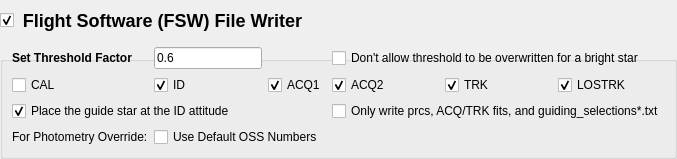
         <widget class="QGroupBox" name="groupBox_fileWriter">
          <property name="sizePolicy">
           <sizepolicy hsizetype="Minimum" vsizetype="Preferred">
            <horstretch>0</horstretch>
            <verstretch>0</verstretch>
           </sizepolicy>
          </property>
          <property name="styleSheet">
           <string notr="true">QGroupBox { font-size: 18px; font-weight: bold; margin-top: 35px } QGroupBox::title { top: -25px }</string>
          </property>
          <property name="title">
           <string>Flight Software (FSW) File Writer</string>
          </property>
          <property name="checkable">
           <bool>true</bool>
          </property>
          <layout class="QGridLayout" name="gridLayout_2">
           <item row="1" column="2">
            <widget class="QCheckBox" name="checkBox_ACQ1">
             <property name="toolTip">
              <string>Acquisition 1</string>
             </property>
             <property name="text">
              <string>ACQ1</string>
             </property>
             <property name="checked">
              <bool>true</bool>
             </property>
            </widget>
           </item>
           <item row="1" column="1">
            <widget class="QCheckBox" name="checkBox_ID">
             <property name="toolTip">
              <string>Identification</string>
             </property>
             <property name="text">
              <string>ID</string>
             </property>
             <property name="checked">
              <bool>true</bool>
             </property>
            </widget>
           </item>
           <item row="1" column="0">
            <widget class="QCheckBox" name="checkBox_CAL">
             <property name="toolTip">
              <string>Calibration</string>
             </property>
             <property name="text">
              <string>CAL</string>
             </property>
            </widget>
           </item>
           <item row="1" column="3">
            <widget class="QCheckBox" name="checkBox_ACQ2">
             <property name="toolTip">
              <string>Acquisition 2</string>
             </property>
             <property name="text">
              <string>ACQ2</string>
             </property>
             <property name="checked">
              <bool>true</bool>
             </property>
            </widget>
           </item>
           <item row="1" column="4">
            <widget class="QCheckBox" name="checkBox_TRK">
             <property name="toolTip">
              <string>Track</string>
             </property>
             <property name="text">
              <string>TRK</string>
             </property>
             <property name="checked">
              <bool>true</bool>
             </property>
            </widget>
           </item>
           <item row="1" column="5">
            <widget class="QCheckBox" name="checkBox_LOSTRK">
             <property name="toolTip">
              <string>Line-of-sight Track</string>
             </property>
             <property name="text">
              <string>LOSTRK</string>
             </property>
             <property name="checked">
              <bool>true</bool>
             </property>
            </widget>
           </item>
           <item row="0" column="0">
            <widget class="QLabel" name="label_threshold">
             <property name="text">
              <string>&lt;html&gt;&lt;head/&gt;&lt;body&gt;&lt;p&gt;&lt;span style=&quot; font-weight:600;&quot;&gt;Set Threshold Factor&lt;/span&gt;&lt;/p&gt;&lt;/body&gt;&lt;/html&gt;</string>
             </property>
            </widget>
           </item>
           <item row="0" column="1">
            <widget class="QLineEdit" name="lineEdit_threshold">
             <property name="maximumSize">
              <size>
               <width>150</width>
               <height>16777215</height>
              </size>
             </property>
             <property name="text">
              <string>0.6</string>
             </property>
            </widget>
           </item>
           <item row="2" column="3" colspan="3">
            <widget class="QCheckBox" name="checkBox_rewritePRC">
             <property name="enabled">
              <bool>true</bool>
             </property>
             <property name="toolTip">
              <string>&lt;html&gt;&lt;head/&gt;&lt;body&gt;&lt;p&gt;Rather than writing FITS images, .dat files, and .prc files for each step above, only rewrite the files needed to run DHAS. Will prompt user to re-select guide and reference stars. Requires that certain files already exist.&lt;/p&gt;&lt;/body&gt;&lt;/html&gt;</string>
             </property>
             <property name="text">
              <string>Only write prcs, ACQ/TRK fits, and guiding_selections*.txt</string>
             </property>
            </widget>
          </item>
          <item row="0" column="3" colspan="3">
           <widget class="QCheckBox" name="checkBox_forcethreshold">
            <property name="text">
             <string>Don't allow threshold to be overwritten for a bright star</string>
            </property>
           </widget>
          </item>
           <item row="2" column="0" colspan="3">
            <widget class="QCheckBox" name="checkBox_id_attitude">
             <property name="text">
              <string>Place the guide star at the ID attitude</string>
             </property>
             <property name="checkable">
              <bool>true</bool>
             </property>
             <property name="checked">
              <bool>true</bool>
             </property>
             <property name="tristate">
              <bool>false</bool>
             </property>
            </widget>
           </item>
           <item row="3" column="0">
            <widget class="QLabel" name="label_OSS">
             <property name="text">
              <string>For Photometry Override:</string>
             </property>
            </widget>
           </item>
           <item row="3" column="1" colspan="2">
            <widget class="QCheckBox" name="checkBox_OSS">
             <property name="text">
              <string>Use Default OSS Numbers </string>
             </property>
            </widget>
           </item>
          </layout>
          <zorder>checkBox_CAL</zorder>
          <zorder>checkBox_ID</zorder>
          <zorder>checkBox_ACQ1</zorder>
          <zorder>checkBox_ACQ2</zorder>
          <zorder>checkBox_TRK</zorder>
          <zorder>label_threshold</zorder>
          <zorder>lineEdit_threshold</zorder>
          <zorder>checkBox_rewritePRC</zorder>
          <zorder>checkBox_LOSTRK</zorder>
          <zorder>checkBox_id_attitude</zorder>
         </widget>
